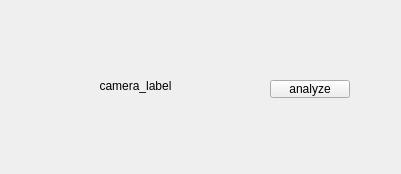
<?xml version="1.0" encoding="UTF-8"?>
<ui version="4.0">
 <class>Camera</class>
 <widget class="QWidget" name="Camera">
  <property name="geometry">
   <rect>
    <x>0</x>
    <y>0</y>
    <width>401</width>
    <height>174</height>
   </rect>
  </property>
  <property name="windowTitle">
   <string>Form</string>
  </property>
  <widget class="QLabel" name="camera_label">
   <property name="geometry">
    <rect>
     <x>10</x>
     <y>0</y>
     <width>251</width>
     <height>171</height>
    </rect>
   </property>
   <property name="text">
    <string>camera_label</string>
   </property>
   <property name="alignment">
    <set>Qt::AlignCenter</set>
   </property>
  </widget>
  <widget class="QPushButton" name="analyze_button">
   <property name="geometry">
    <rect>
     <x>270</x>
     <y>80</y>
     <width>80</width>
     <height>18</height>
    </rect>
   </property>
   <property name="text">
    <string>analyze</string>
   </property>
  </widget>
 </widget>
 <resources/>
 <connections/>
</ui>
